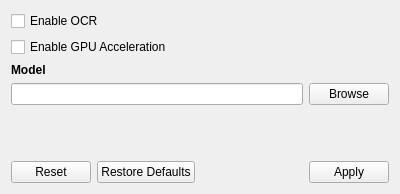
<?xml version="1.0" encoding="UTF-8"?>
<ui version="4.0">
 <class>OCRSettings</class>
 <widget class="QWidget" name="OCRSettings">
  <property name="geometry">
   <rect>
    <x>0</x>
    <y>0</y>
    <width>400</width>
    <height>194</height>
   </rect>
  </property>
  <property name="windowTitle">
   <string>Form</string>
  </property>
  <layout class="QVBoxLayout" name="verticalLayout">
   <item>
    <widget class="QCheckBox" name="checkEnable">
     <property name="text">
      <string>Enable OCR</string>
     </property>
    </widget>
   </item>
   <item>
    <widget class="QCheckBox" name="checkGPU">
     <property name="toolTip">
      <string>Enable GPU acceleration using CUDA.
If CUDA isn't available, the CPU is used instead.</string>
     </property>
     <property name="text">
      <string>Enable GPU Acceleration</string>
     </property>
    </widget>
   </item>
   <item>
    <widget class="QLabel" name="labelModel">
     <property name="font">
      <font>
       <weight>75</weight>
       <bold>true</bold>
      </font>
     </property>
     <property name="text">
      <string>Model</string>
     </property>
    </widget>
   </item>
   <item>
    <layout class="QHBoxLayout" name="LayoutModelSelect">
     <item>
      <widget class="QLineEdit" name="lineEditModel">
       <property name="toolTip">
        <string>The location of the model to use.
This can be a local file, a HuggingFace repository, or a URL.</string>
       </property>
      </widget>
     </item>
     <item>
      <widget class="QPushButton" name="buttonBrowseModel">
       <property name="text">
        <string>Browse</string>
       </property>
      </widget>
     </item>
    </layout>
   </item>
   <item>
    <spacer name="buttonSpacer">
     <property name="orientation">
      <enum>Qt::Vertical</enum>
     </property>
     <property name="sizeHint" stdset="0">
      <size>
       <width>20</width>
       <height>40</height>
      </size>
     </property>
    </spacer>
   </item>
   <item>
    <widget class="QDialogButtonBox" name="buttonBox">
     <property name="standardButtons">
      <set>QDialogButtonBox::Apply|QDialogButtonBox::Reset|QDialogButtonBox::RestoreDefaults</set>
     </property>
    </widget>
   </item>
  </layout>
 </widget>
 <resources/>
 <connections/>
</ui>
